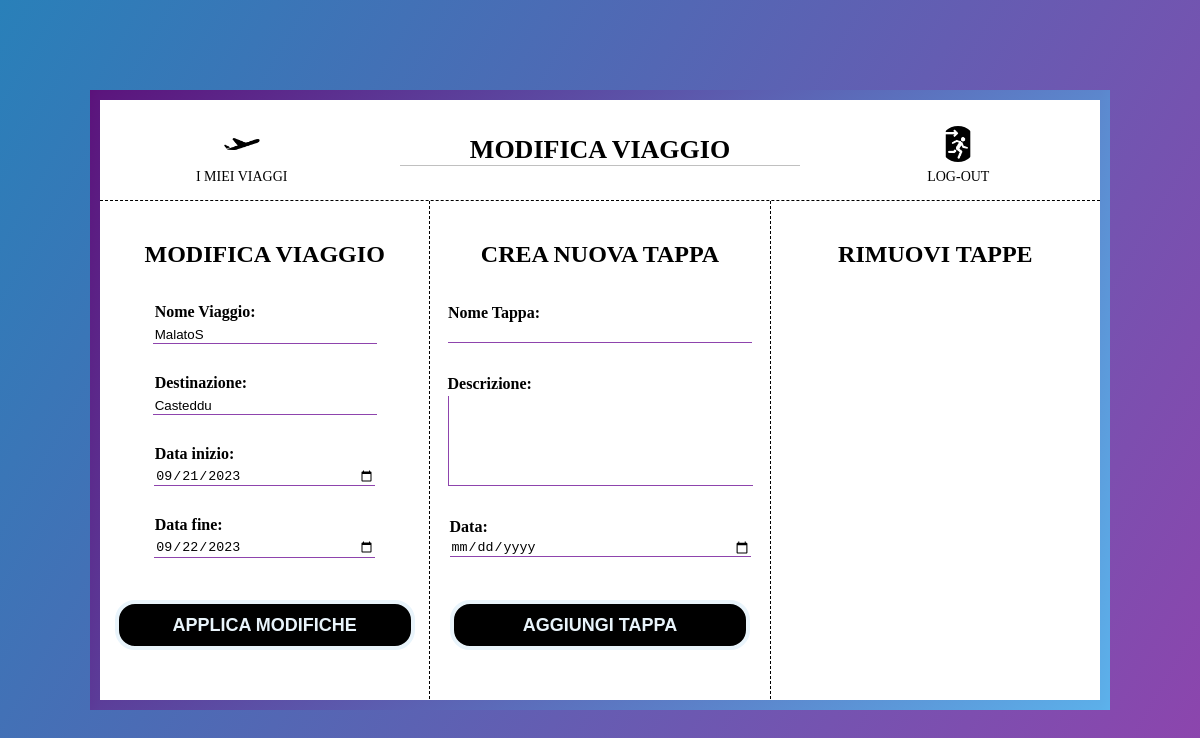
Before: /organizzatoreViaggi/changeItinerary/17/ (signed in) with the older database file.
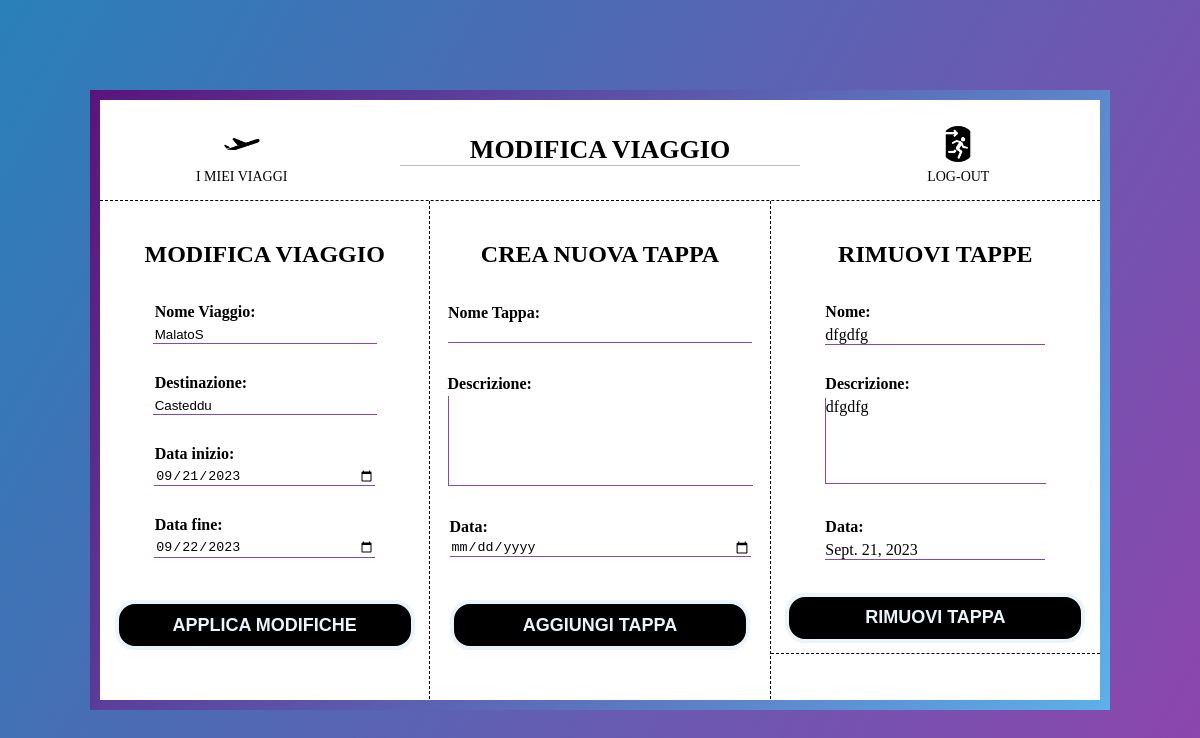
After: the same page with the newer database file.
### organizzatoreViaggi/models.py (models this page shows, shortened)
class Stage(models.Model):
    id = models.AutoField(primary_key=True)
    travel = models.ForeignKey(Travel, on_delete=models.CASCADE)
    name = models.CharField(max_length=64)
    description = models.CharField(max_length=128)
    date = models.DateField()

### organizzatoreViaggi/views.py (the view)
# urls.py: path('organizzatoreViaggi/changeItinerary/<int:travel_id>/', views.changeItinerary_view, name='changeItinerary'),
@login_required(login_url= 'login')
def changeItinerary_view(request, travel_id):
    travel = Travel.objects.get(id = travel_id)
    form = TravelForm(instance=travel)
    stages = Stage.objects.filter(travel = travel_id)
    if request.method == "POST":
        if "edit_travel" in request.POST:
            form = TravelForm(request.POST, instance=travel)
            if form.is_valid():
                form.save()
                return redirect('myTravels')
        if "add_stage" in request.POST:
            emptyStageForm = StageForm(request.POST)
            emptyStageForm.travel = travel
            if emptyStageForm.is_valid():
                stage = emptyStageForm.save(commit=False)
                stage.travel = travel
                stage.save()
                url = reverse('detailsTravel', args=[travel_id])
                return redirect(url)
        if "remove_stage" in request.POST:
            stage_id = request.POST.get('stage_id')
            stage_to_delete = Stage.objects.get(id = stage_id)
            stage_to_delete.delete()
            url = reverse('detailsTravel', args=[travel_id])
            return redirect(url)
    else:
        form = TravelForm(instance=travel)
        emptyStageForm = StageForm()
    context = { 'travel': form, 'emptyStageForm': emptyStageForm, 'stages': stages}
    return render(request, 'organizzatoreViaggi/changeItinerary.html', context)

### organizzatoreViaggi/forms.py (shortened to what this page needs)
class TravelForm(ModelForm):
    class Meta:
        model = Travel
        fields = [
            'name',
            'destination',
            'start_date',
            'end_date'
        ]
        labels = {
            'name': 'Nome Viaggio',
            'destination': 'Destinazione',
            'start_date': 'Data inizio',
            'end_date': 'Data fine'
        }
        widgets = {
            'start_date': forms.DateInput(attrs={'type': 'date', 'class': 'dateField'}),
            'end_date': forms.DateInput(attrs={'type': 'date', 'class': 'dateField'}),
            'name': forms.DateInput(attrs={'class': 'textField'}),
            'destination': forms.DateInput(attrs={'class': 'textField'})
        }

### organizzatoreViaggi/templates/organizzatoreViaggi/changeItinerary.html (shortened to what this page needs)
{% load static %}
<!DOCTYPE html>
<html lang="it">
<head>
    <link rel="stylesheet" href="{% static 'css/changeItinerary.css'%}">
</head>
<body>
   <div class="page-container">
       <nav>
           <a href="{% url 'myTravels' %}">
               <img src="{% static 'images/plane_icon.png' %}" />
               <p>I miei viaggi</p>
           </a>
           <h1>MODIFICA VIAGGIO</h1>
           <a href="{% url 'logout' %}">
               <img src="{% static 'images/logout_icon.png' %}" />
               <p>Log-out</p>
           </a>
       </nav>
       <div class="main">
           <div class="main-sx">
               <h2>MODIFICA VIAGGIO</h2>
                <form class="form_travel" method="post" action="">
                    {{ travel }}
                    <div class="button_container2">
                        <input class="apply_button" type="submit" value="APPLICA MODIFICHE" name="edit_travel">
                    </div>
                </form>
           </div>
           <div class="main-c">
               <div class="title_container">
                   <h2>CREA NUOVA TAPPA</h2>
               </div>
               <div class="form_container">
                    <form class="empty_form_itinerary" method="post" action="">
                        <div class="form_field">
                            {{ emptyStageForm.as_p }}
                            <div class="add_button_container">
                                <input class="add_button" type="submit" value="AGGIUNGI TAPPA" name="add_stage">
                            </div>
                       </div>
                   </form>
                </div>
           </div>
           <div class = "main-dx">
               <div class="title_container">
                   <h2>RIMUOVI TAPPE</h2>
               </div>
               <form class="form_itinerary" method="post" action="">
                   <div class="form_field">
                        {% for stage in stages %}
                       <div class="stage-container">
                            <span>Nome:</span>
                            <p> {{ stage.name }}</p>
                           <span>Descrizione:</span>
                            <p class="description-p"> {{ stage.description }}</p>
                           <span>Data:</span>
                            <p> {{ stage.date }}</p>
                            <div class="remove_button_container">
                                <input class="remove_button" type="submit" value="RIMUOVI TAPPA" name="remove_stage">
                            </div>
                       </div>
                        {% endfor %}
                   </div>
               </form>
           </div>
       </div>
   </div>
</body>
</html>

Changed rows visible on the page:
added Stage: name "dfgdfg", description "dfgdfg", date "Sept. 21, 2023"
